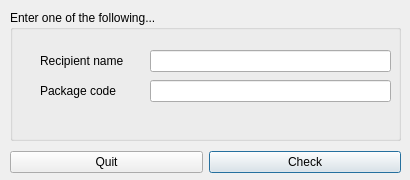
<?xml version="1.0" encoding="UTF-8"?>
<ui version="4.0">
 <class>PackageStatusWindow</class>
 <widget class="QMainWindow" name="PackageStatusWindow">
  <property name="geometry">
   <rect>
    <x>0</x>
    <y>0</y>
    <width>410</width>
    <height>180</height>
   </rect>
  </property>
  <property name="minimumSize">
   <size>
    <width>410</width>
    <height>180</height>
   </size>
  </property>
  <property name="maximumSize">
   <size>
    <width>410</width>
    <height>180</height>
   </size>
  </property>
  <property name="windowTitle">
   <string>Check package details/status</string>
  </property>
  <widget class="QWidget" name="centralwidget">
   <widget class="QWidget" name="horizontalLayoutWidget">
    <property name="geometry">
     <rect>
      <x>10</x>
      <y>150</y>
      <width>391</width>
      <height>24</height>
     </rect>
    </property>
    <layout class="QHBoxLayout" name="horizontalLayout">
     <item>
      <widget class="QPushButton" name="quitButton">
       <property name="text">
        <string>Quit</string>
       </property>
      </widget>
     </item>
     <item>
      <widget class="QPushButton" name="checkButton">
       <property name="text">
        <string>Check</string>
       </property>
       <property name="autoDefault">
        <bool>false</bool>
       </property>
       <property name="default">
        <bool>true</bool>
       </property>
      </widget>
     </item>
    </layout>
   </widget>
   <widget class="QWidget" name="verticalLayoutWidget">
    <property name="geometry">
     <rect>
      <x>10</x>
      <y>10</y>
      <width>391</width>
      <height>131</height>
     </rect>
    </property>
    <layout class="QVBoxLayout" name="verticalLayout">
     <item>
      <widget class="QGroupBox" name="groupBox">
       <property name="title">
        <string>Enter one of the following...</string>
       </property>
       <widget class="QLabel" name="recipientName_label">
        <property name="geometry">
         <rect>
          <x>30</x>
          <y>40</y>
          <width>101</width>
          <height>21</height>
         </rect>
        </property>
        <property name="text">
         <string>Recipient name</string>
        </property>
       </widget>
       <widget class="QLabel" name="packageCode_label">
        <property name="geometry">
         <rect>
          <x>30</x>
          <y>70</y>
          <width>101</width>
          <height>21</height>
         </rect>
        </property>
        <property name="text">
         <string>Package code</string>
        </property>
       </widget>
       <widget class="QLineEdit" name="recipientName">
        <property name="geometry">
         <rect>
          <x>140</x>
          <y>40</y>
          <width>241</width>
          <height>22</height>
         </rect>
        </property>
       </widget>
       <widget class="QLineEdit" name="recipientCode">
        <property name="geometry">
         <rect>
          <x>140</x>
          <y>70</y>
          <width>241</width>
          <height>22</height>
         </rect>
        </property>
       </widget>
      </widget>
     </item>
    </layout>
   </widget>
  </widget>
 </widget>
 <resources/>
 <connections/>
</ui>
